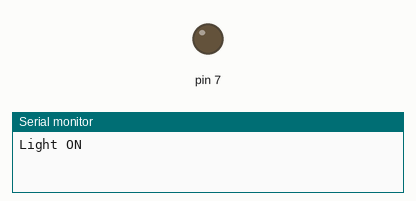
Simulated run of this sketch. Board: Arduino Uno, built with avr-gcc and run on an emulated ATmega328P. On the bench: output pins drawn as LEDs (lit = HIGH), the last lines printed to the serial monitor.

Above: at 2.5 s.
At 7.5 s:
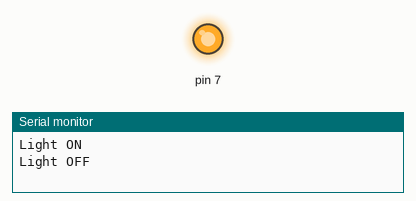
Timing chart, 0 to 13.0 s (numbered marks = the images above):
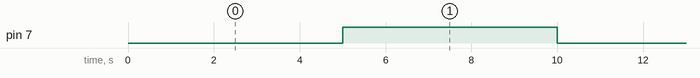

The sketch:

Relay.ino
```cpp
#include "library\Relay.h"
#define RELAY  7

void setup()
{
  Serial.begin(9600);
  RelayInitialize(RELAY);
}

void loop()
{
  RelayOn();            // Turns Relays On

  Serial.println("Light ON");
  delay(5000);                    // Wait 5 seconds

  RelayOff();           // Turns Relay Off

  Serial.println("Light OFF");
  delay(5000);
}
```

Measured:
- by itself, pin 7: alternates HIGH for 5.0 s and LOW for 5.0 s
